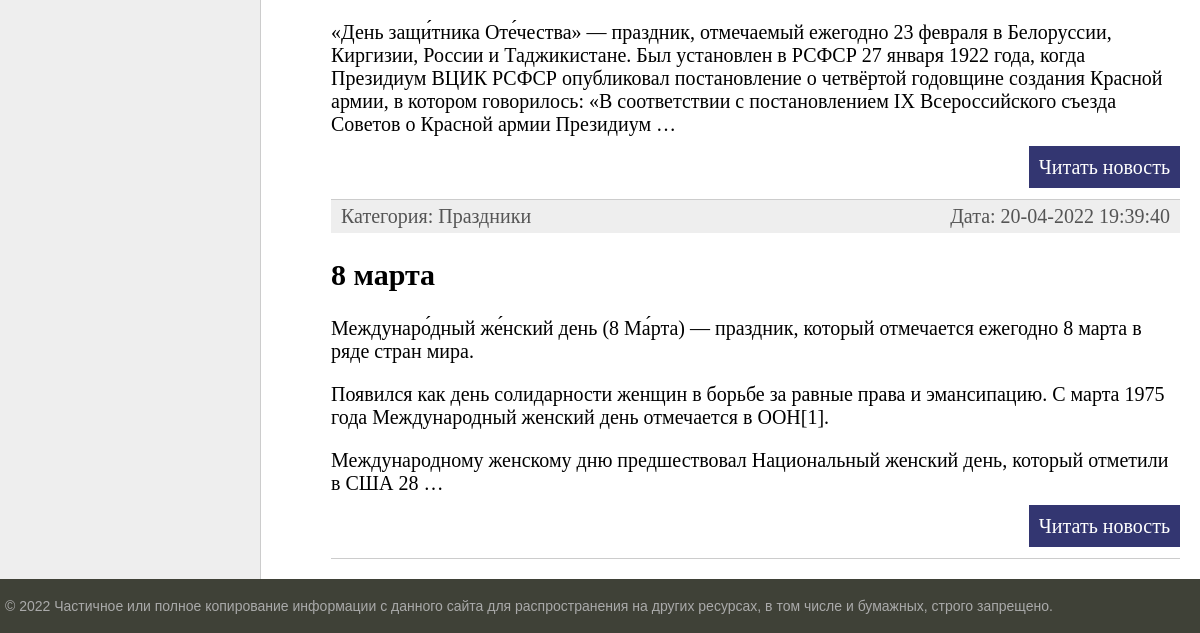
The app's page / (lower part), older data.
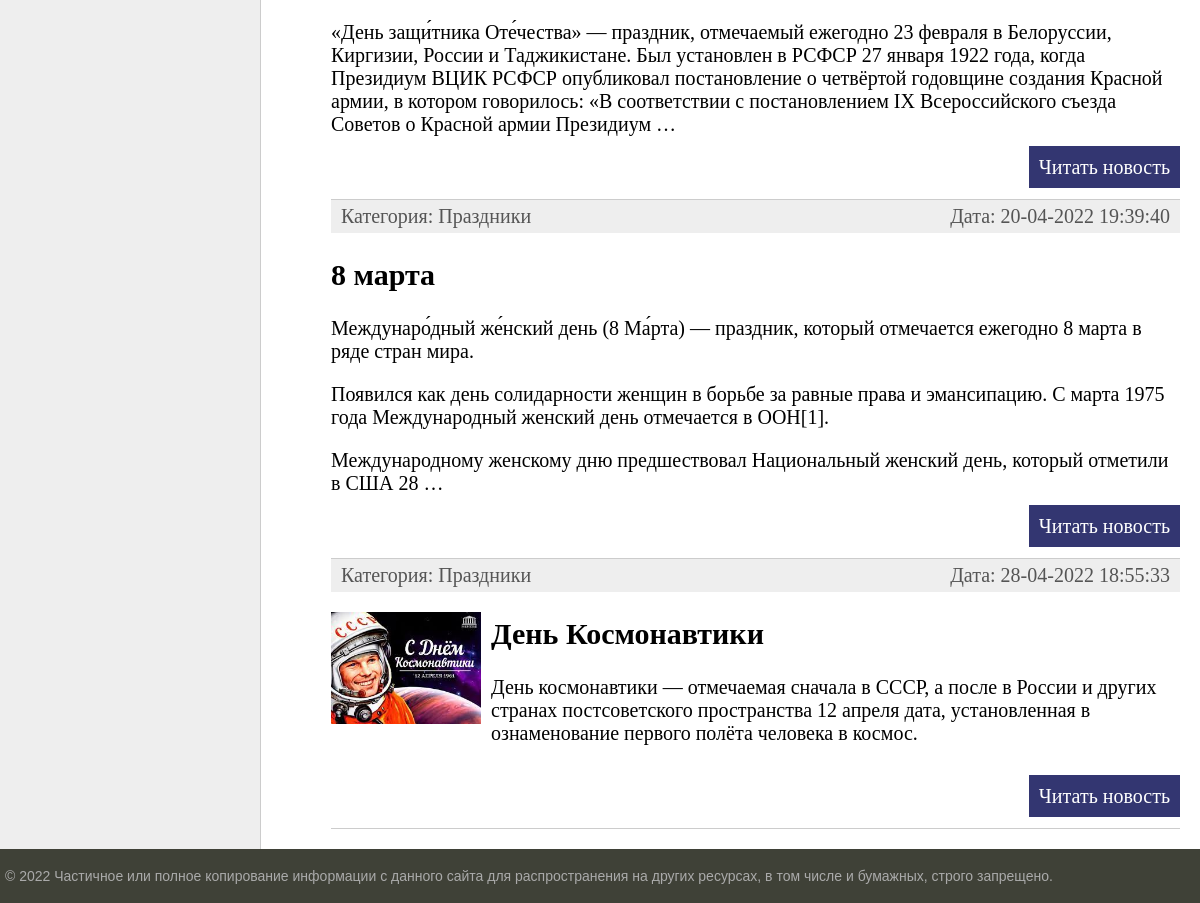
The same page, newer data.
### headapp/models.py (models this page shows, shortened)
class News(models.Model):
    title = models.CharField(max_length=255, verbose_name='Заголовок')
    content = models.TextField(blank=True, verbose_name='Содержимое статьи')
    photo = models.ImageField(upload_to="photos/%Y/%m/%d", verbose_name='Фотография')
    time_create = models.DateTimeField(auto_now_add=True, verbose_name='Время создания')
    time_upload = models.DateTimeField(auto_now=True, verbose_name='Изменено')
    is_published = models.BooleanField(default=True, verbose_name='Опубликовано')
    cat = models.ForeignKey('Category', on_delete=models.PROTECT, null=True, verbose_name='Категория')
    def get_absolute_url(self):
        return reverse('posts', kwargs={'post_id': self.pk})
    class Meta:
        verbose_name = 'Новости'
        verbose_name_plural = 'Новости'
        ordering = ['time_create', 'title']

class Category(models.Model):
    name = models.CharField(max_length=100, db_index=True, verbose_name="Категория")
    def __str__(self):
        return self.name
    def get_absolute_url(self):
        return reverse('category', kwargs={'cat_id': self.pk})
    class Meta:
        verbose_name = 'Категории'
        verbose_name_plural = 'Категории'
        ordering = ['name']

### headapp/views.py (the view)
# urls.py: path('', index, name='home'),
def index(request):
    posts = News.objects.all()
    context = {
        'menu': menu,
        'title': 'Главная страница',
        'posts': posts,
        'cat_selected': 0,
    }
    return render(request, 'headapp/index.html', context=context)

### headapp/templatetags/headapp_tags.py (called while the page is built)
@register.simple_tag(name="getcats")
def get_categories():
    return Category.objects.all()

### headapp/templates/headapp/index.html (shortened to what this page needs)
{% extends 'headapp/base.html' %}
{% block content %}
<ul class="list-articles">
    {% for p in posts  %}
    <li><div class="article-panel">
        <p class="first">Категория: {{p.cat}}</p>
        <p class="last">Дата: {{p.time_upload|date:"d-m-Y H:i:s"}}</p>
    </div>
    {% if p.photo %}
        <p><img class="img-article-left thumb" src="{{p.photo.url}}"> </p>
    {% endif %}
    <h2>{{p.title}}</h2>
        {% autoescape off %}
    <p>{{ p.content|linebreaks|truncatewords:50 }}</p>
        {% endautoescape %}
    <p class="link-read-post"> <a href="{{ p.get_absolute_url }}">Читать новость</a> </p>
    </li>
    {% endfor %}
</ul>
{% endblock %}

Row changes from the older to the newer data that the page shows:
added News: cat "Праздники", time_upload "28-04-2022 18:55:33", photo (picture), title "День Космонавтики", content "День космонавтики — отмечаемая сначала в СССР, а после в России и других странах постсоветского пространства 12 апреля дата, установленная в ознаменование первого полёта человека в космос."
